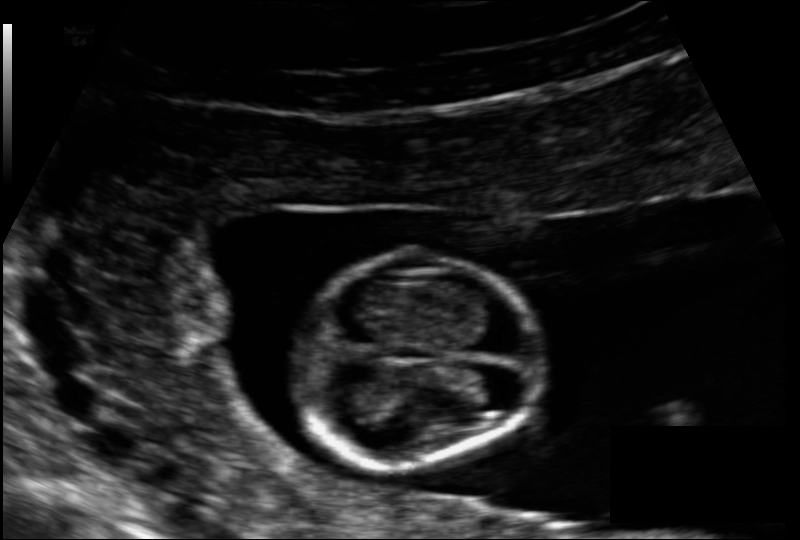
#> input picture Task - Segmentation/images/003_HC.png, 800 x 540 px; its folder holds only this picture in this run
$ python augment_dataset.py --images_dir '../Task - Segmentation/images'
#> lines starting #> are read from the running program, lines starting #| are printed output that depends on the picture
#> in process_one, base_img is the input picture: PIL image 800x540 L; min 0, max 243, mean 25.3
### src/utils/preprocess.py
from __future__ import annotations

from typing import Union

import cv2
import numpy as np
from PIL import Image
import torchvision.transforms.functional as TF
import random


def apply_clahe(img: Image.Image, clip_limit: float = 1.5, tile_grid_size: tuple[int, int] = (8, 8)) -> Image.Image:
    """
    Contrast Limited Adaptive Histogram Equalization tuned for ultrasound.
    """
#> called with clip_limit = 1.5, tile_grid_size = (8, 8)
    arr = np.array(img.convert("L"))
    clahe = cv2.createCLAHE(clipLimit=clip_limit, tileGridSize=tile_grid_size)
    enhanced = clahe.apply(arr)
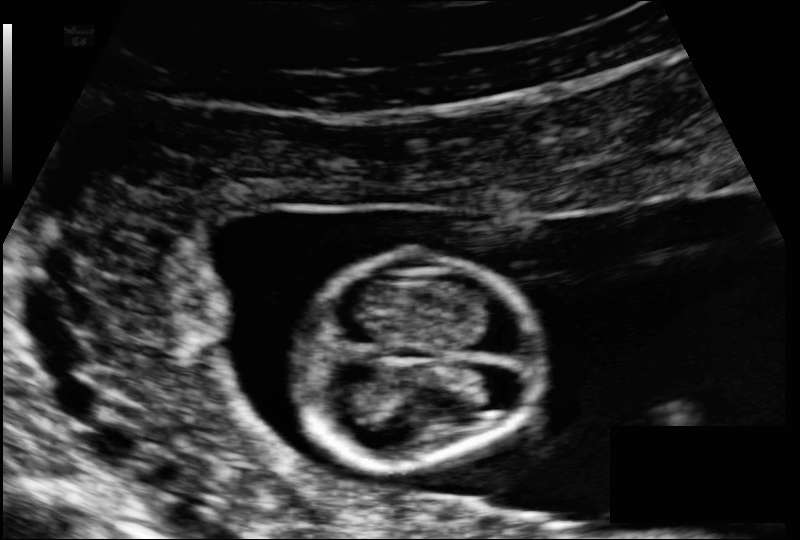
#> enhanced: shape (540, 800); min 1, max 253, mean 40.7
    return Image.fromarray(enhanced)


def denoise_image(img: Union[Image.Image, np.ndarray], h: int = 10) -> Image.Image:
    """
    Light denoising for fetal brain ultrasound using OpenCV fastNlMeansDenoising.
    Args:
        img: PIL grayscale image or numpy array.
        h: filter strength; larger removes more noise but can oversmooth.
    """
#> called with h = 8
    if isinstance(img, Image.Image):
        arr = np.array(img.convert("L"))
    else:
        arr = img
        if arr.ndim == 3:
            arr = cv2.cvtColor(arr, cv2.COLOR_BGR2GRAY)
    arr = arr.astype(np.uint8)
    denoised = cv2.fastNlMeansDenoising(arr, h=h, templateWindowSize=7, searchWindowSize=21)
    return Image.fromarray(denoised)


def random_augment(
    img: Image.Image,
    mask: Image.Image,
    p_flip: float = 0.5,
    p_vflip: float = 0.2,
    max_rot: float = 10.0,
    p_speckle: float = 0.0,
    speckle_std: float = 0.02,
    p_blur: float = 0.0,
    blur_kernel: int = 3,
) -> tuple[Image.Image, Image.Image]:
    """
    Apply paired augmentations (same params) to ultrasound image and mask.
    """
    # Horizontal flip
    if random.random() < p_flip:
        img = TF.hflip(img)
        mask = TF.hflip(mask)
    # Vertical flip (less frequent)
    if random.random() < p_vflip:
        img = TF.vflip(img)
        mask = TF.vflip(mask)

    # Small random rotation via affine
    angle = random.uniform(-max_rot, max_rot)
    scale = 1.0
    shear = 0.0
    translate = (0, 0)

    img = TF.affine(img, angle=angle, translate=translate, scale=scale, shear=shear, interpolation=TF.InterpolationMode.BILINEAR, fill=0)
    mask = TF.affine(mask, angle=angle, translate=translate, scale=scale, shear=shear, interpolation=TF.InterpolationMode.NEAREST, fill=0)

    if random.random() < p_blur:
        k = max(3, blur_kernel | 1)  # ensure odd kernel
        arr = np.array(img)
        arr = cv2.GaussianBlur(arr, (k, k), 0)
        img = Image.fromarray(arr)

    if random.random() < p_speckle:
        arr = np.array(img).astype(np.float32) / 255.0
        noise = np.random.normal(0.0, speckle_std, size=arr.shape).astype(np.float32)
        arr = arr + arr * noise
        arr = np.clip(arr, 0.0, 1.0)
        img = Image.fromarray((arr * 255).astype(np.uint8))
    return img, mask

### src/augment_dataset.py
import argparse
from pathlib import Path
import random
from typing import Optional, Tuple

from PIL import Image

from utils.preprocess import apply_clahe, denoise_image, random_augment


def find_mask(img_path: Path, masks_dir: Optional[Path]) -> Optional[Path]:
    if masks_dir is None:
        return None
    candidates = [
        masks_dir / f"{img_path.stem}.png",
        masks_dir / f"{img_path.stem}_Annotation.png",
        masks_dir / f"{img_path.stem}_annotation.png",
    ]
    for c in candidates:
        if c.exists():
            return c
    return None


def preprocess(img: Image.Image, clahe_clip: float, denoise_h: int) -> Image.Image:
    img = apply_clahe(img, clip_limit=clahe_clip, tile_grid_size=(8, 8))
    img = denoise_image(img, h=denoise_h)
    return img


def process_one(
    img_path: Path,
    mask_path: Optional[Path],
    out_images: Path,
    out_masks: Optional[Path],
    num_aug: int,
    clahe_clip: float,
    denoise_h: int,
    augment_kwargs: dict,
    seed: Optional[int] = None,
) -> None:
    base_img = Image.open(img_path).convert("L")
    base_mask = Image.open(mask_path).convert("L") if mask_path else None

    # deterministic seed per image for reproducibility if provided
    if seed is not None:
        random.seed(seed)

    # Always save a preprocessed "base" version
    img_prep = preprocess(base_img, clahe_clip, denoise_h)
    out_images.mkdir(parents=True, exist_ok=True)
    base_name = img_path.stem
    img_prep.save(out_images / f"{base_name}_prep.png")
    if base_mask and out_masks:
        out_masks.mkdir(parents=True, exist_ok=True)
        base_mask.save(out_masks / f"{base_name}_mask.png")

    # Generate augmentations
    for i in range(num_aug):
        img_aug, mask_aug = random_augment(img_prep, base_mask if base_mask else Image.new("L", base_img.size), **augment_kwargs)
        img_aug.save(out_images / f"{base_name}_aug{i+1}.png")
        if base_mask and out_masks:
            mask_aug.save(out_masks / f"{base_name}_aug{i+1}_mask.png")


def parse_args() -> argparse.Namespace:
    p = argparse.ArgumentParser(description="Apply ultrasound preprocessing + augmentation to a dataset.")
    p.add_argument("--images_dir", type=str, required=True, help="Folder with input images (PNG).")
    p.add_argument("--masks_dir", type=str, default=None, help="Optional folder with masks; matched by stem or stem_Annotation.")
    p.add_argument("--output_dir", type=str, default="augmented", help="Root folder to write processed data.")
    p.add_argument("--num_aug", type=int, default=3, help="Number of augmented variants per image.")
    p.add_argument("--clahe_clip", type=float, default=1.5, help="CLAHE clip limit.")
    p.add_argument("--denoise_h", type=int, default=8, help="Denoise strength for fastNlMeansDenoising.")
    p.add_argument("--seed", type=int, default=None, help="Optional seed for reproducibility.")
    return p.parse_args()


def main():
    args = parse_args()
    images_dir = Path(args.images_dir)
    masks_dir = Path(args.masks_dir) if args.masks_dir else None
    out_root = Path(args.output_dir)
    out_images = out_root / "images"
    out_masks = out_root / "masks" if masks_dir else None

    augment_kwargs = dict(
        p_flip=0.5,
        p_vflip=0.2,
        max_rot=8.0,
        p_speckle=0.4,
        speckle_std=0.02,
        p_blur=0.2,
        blur_kernel=3,
    )

    img_paths = sorted(images_dir.glob("*.png"))
    if not img_paths:
        raise FileNotFoundError(f"No PNG images found in {images_dir}")

    for img_path in img_paths:
        mask_path = find_mask(img_path, masks_dir)
        process_one(
            img_path,
            mask_path,
            out_images,
            out_masks,
            num_aug=args.num_aug,
            clahe_clip=args.clahe_clip,
            denoise_h=args.denoise_h,
            augment_kwargs=augment_kwargs,
            seed=args.seed,
        )
#> (the call stopped at in random_augment, `img = TF.affine(img, angle=angle, translate=translate, scale=scale, sh..`: torchvision is not available in this run)

    print(f"Saved preprocessed/augmented images to {out_images}")
    if out_masks:
        print(f"Saved masks to {out_masks}")


if __name__ == "__main__":
    main()

$ run again, on Task - Segmentation/images/028_HC.png
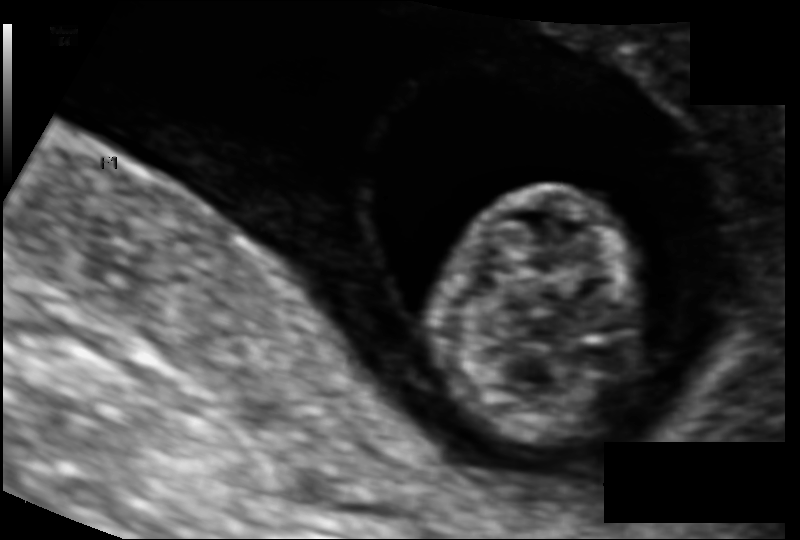
#> input picture Task - Segmentation/images/028_HC.png, 800 x 540 px
#> in process_one, base_img is the input picture: PIL image 800x540 L; min 0, max 243, mean 54.9
#> in apply_clahe, `enhanced = clahe.apply(arr)`:
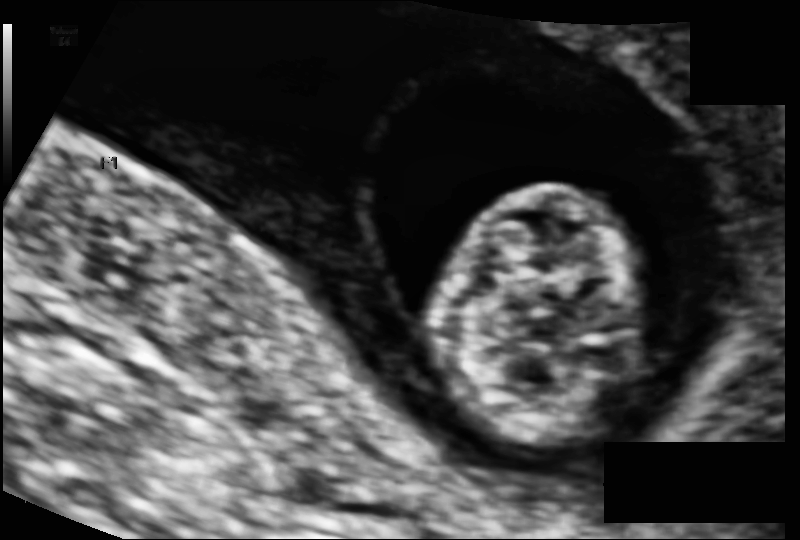
#> enhanced: shape (540, 800); min 1, max 251, mean 64.7

$ run again, on Task - Segmentation/images/044_HC.png
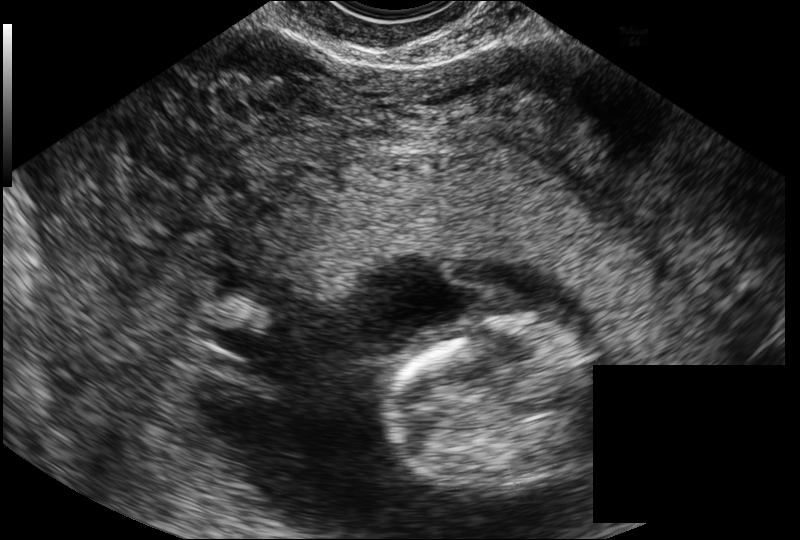
#> input picture Task - Segmentation/images/044_HC.png, 800 x 540 px
#> in process_one, base_img is the input picture: PIL image 800x540 L; min 0, max 253, mean 52.5
#> in apply_clahe, `enhanced = clahe.apply(arr)`:
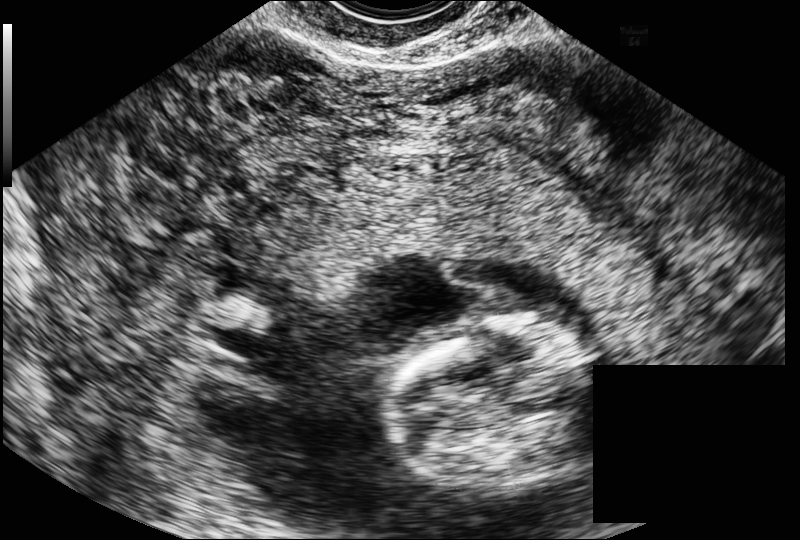
#> enhanced: shape (540, 800); min 2, max 255, mean 71.4

$ run again, on Task - Segmentation/images/051_HC.png
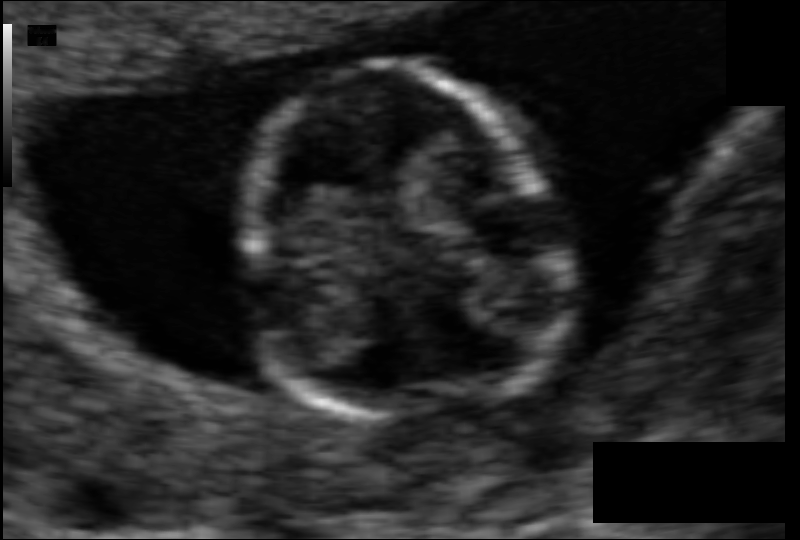
#> input picture Task - Segmentation/images/051_HC.png, 800 x 540 px
#> in process_one, base_img is the input picture: PIL image 800x540 L; min 0, max 243, mean 35.4
#> in apply_clahe, `enhanced = clahe.apply(arr)`:
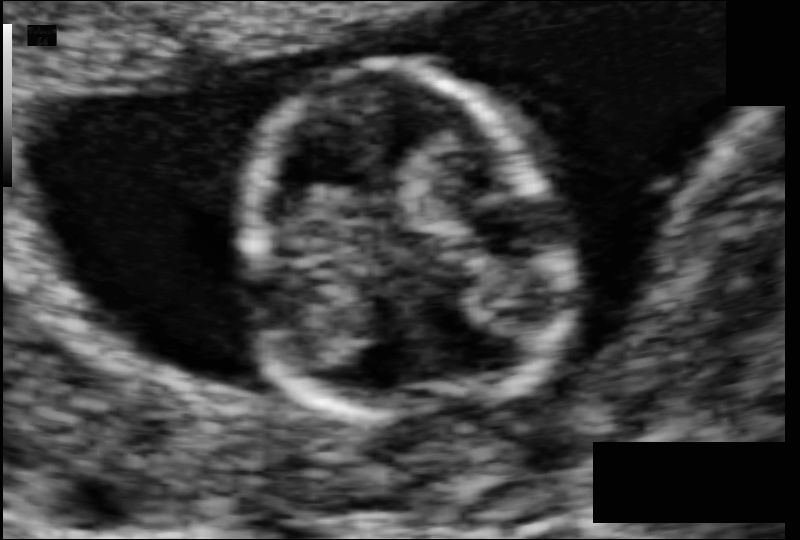
#> enhanced: shape (540, 800); min 1, max 248, mean 58.1

$ run again, on Task - Segmentation/images/013_HC.png
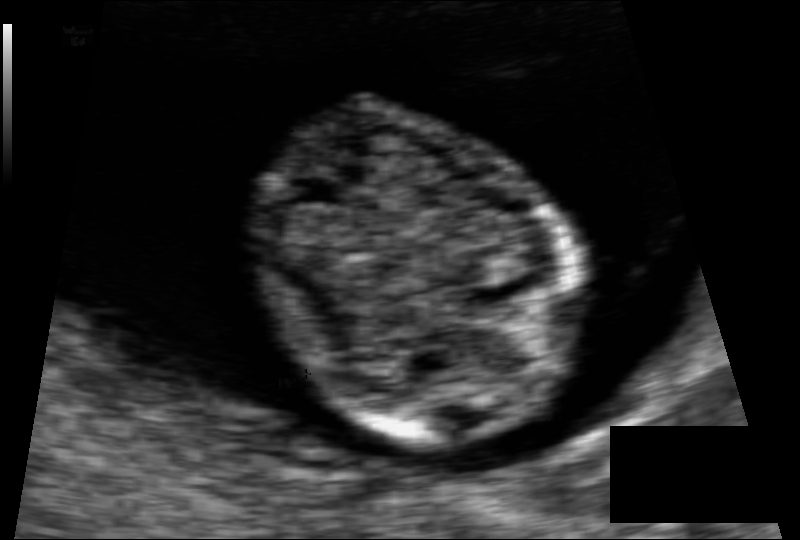
#> input picture Task - Segmentation/images/013_HC.png, 800 x 540 px
#> in process_one, base_img is the input picture: PIL image 800x540 L; min 0, max 243, mean 33.5
#> in apply_clahe, `enhanced = clahe.apply(arr)`:
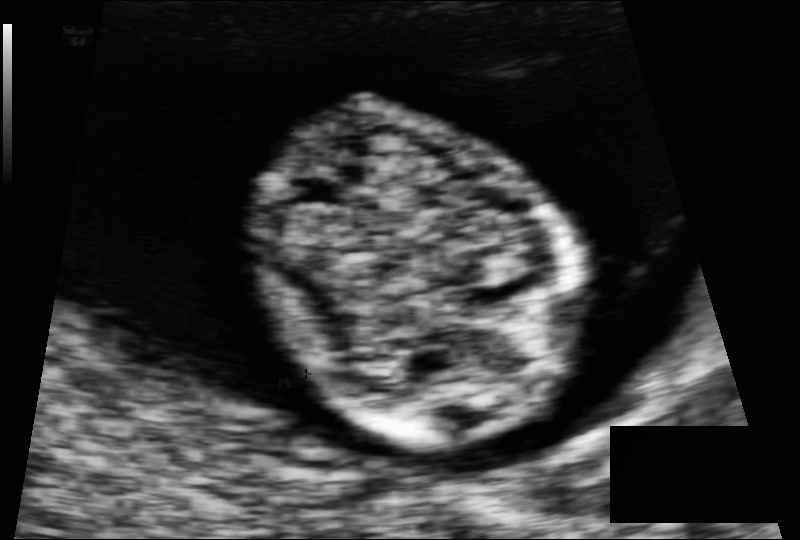
#> enhanced: shape (540, 800); min 1, max 252, mean 47.3
